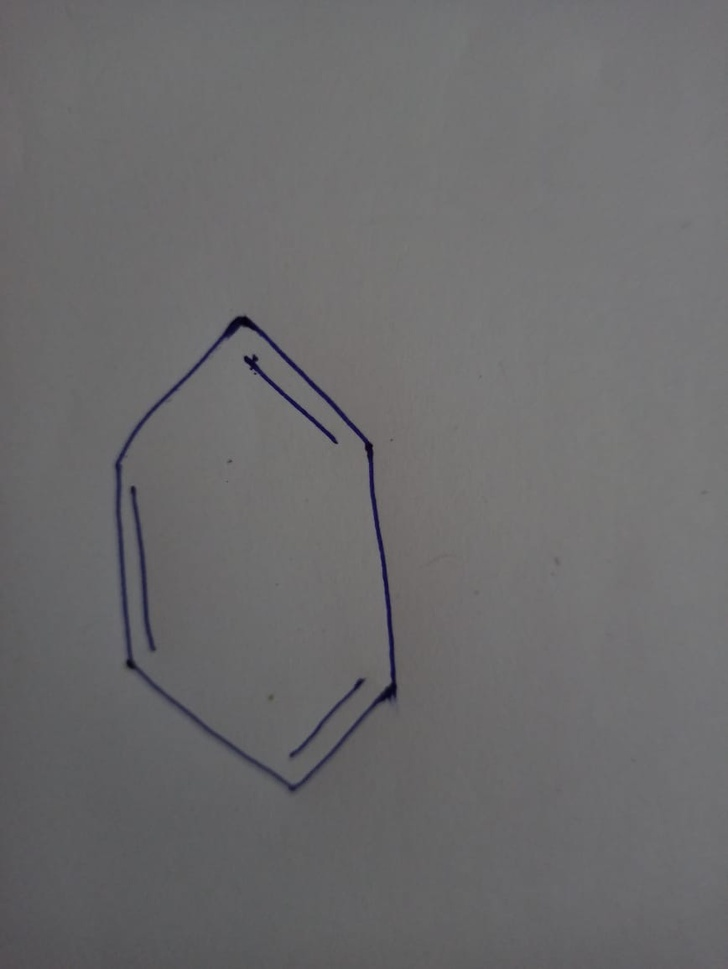
#> input picture t/basedata/train/benzene/v2.jpeg, 728 x 969 px, shrunk from 868 x 1156 before the run
$ jupyter execute test5.ipynb
#> lines starting #> are read from the running program, lines starting #| are printed output that depends on the picture; after the words box and inside, x2 and y2 are one past the last pixel; in counts of white or black regions, pixels touching at a corner belong together
[cell 1]
import numpy as np
import cv2
from matplotlib import pyplot as plt

img = cv2.imread('basedata/train/benzene/v2.jpeg')
#> img is the input picture: shape (969, 728, 3); mean B, G, R 108.1, 106.9, 107.5
gray = cv2.cvtColor(img,cv2.COLOR_BGR2GRAY)
ret, thresh = cv2.threshold(gray,0,255,cv2.THRESH_BINARY_INV+cv2.THRESH_OTSU)
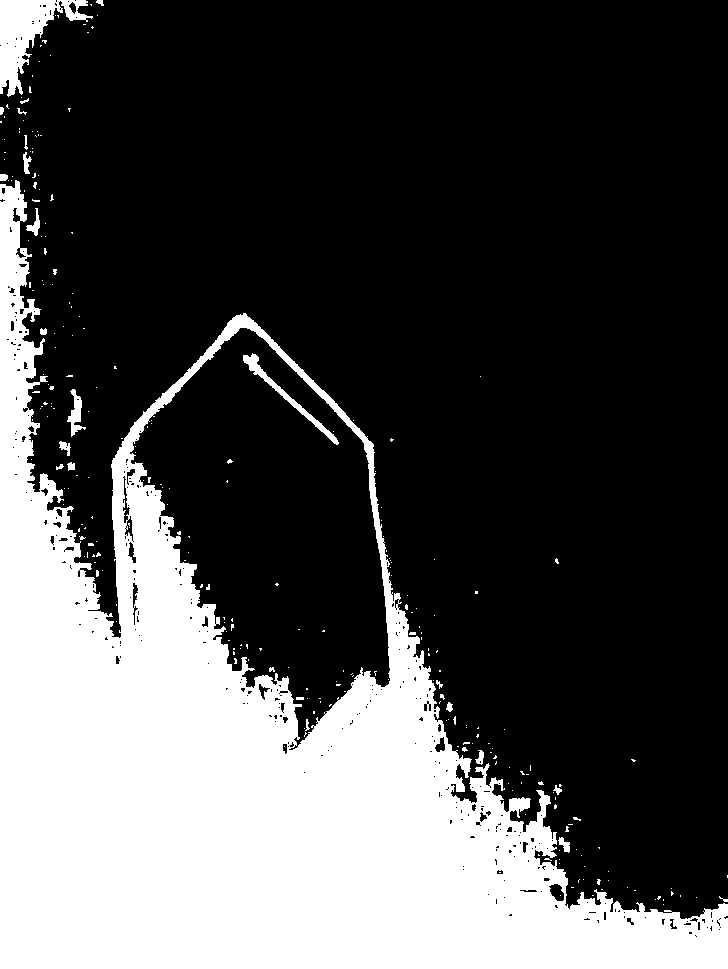
#> thresh: shape (969, 728); 29.8% white; 280 white regions (254 under 20 px), largest, box (x1, y1, x2, y2) and area: (0, 180, 728, 969) 203635, (0, 0, 93, 97) 3529, (243, 353, 339, 445) 819
#> ret = 103


kernel = np.ones((3,3),np.uint8)
opening = cv2.morphologyEx(thresh,cv2.MORPH_OPEN,kernel, iterations = 2)
#> opening: shape (969, 728); 29.1% white; 31 white regions (1 under 20 px), largest, box (x1, y1, x2, y2) and area: (0, 182, 728, 969) 199990, (0, 0, 56, 95) 2936, (243, 355, 270, 382) 286


sure_bg = cv2.dilate(opening,kernel,iterations=3)
#> sure_bg: shape (969, 728); 31.8% white; 13 white regions, largest, box (x1, y1, x2, y2) and area: (0, 171, 728, 969) 217974, (0, 0, 89, 98) 4169, (240, 352, 283, 394) 772


dist_transform = cv2.distanceTransform(opening,cv2.DIST_L2,5)
ret, sure_fg = cv2.threshold(dist_transform,0.7*dist_transform.max(),255,0)
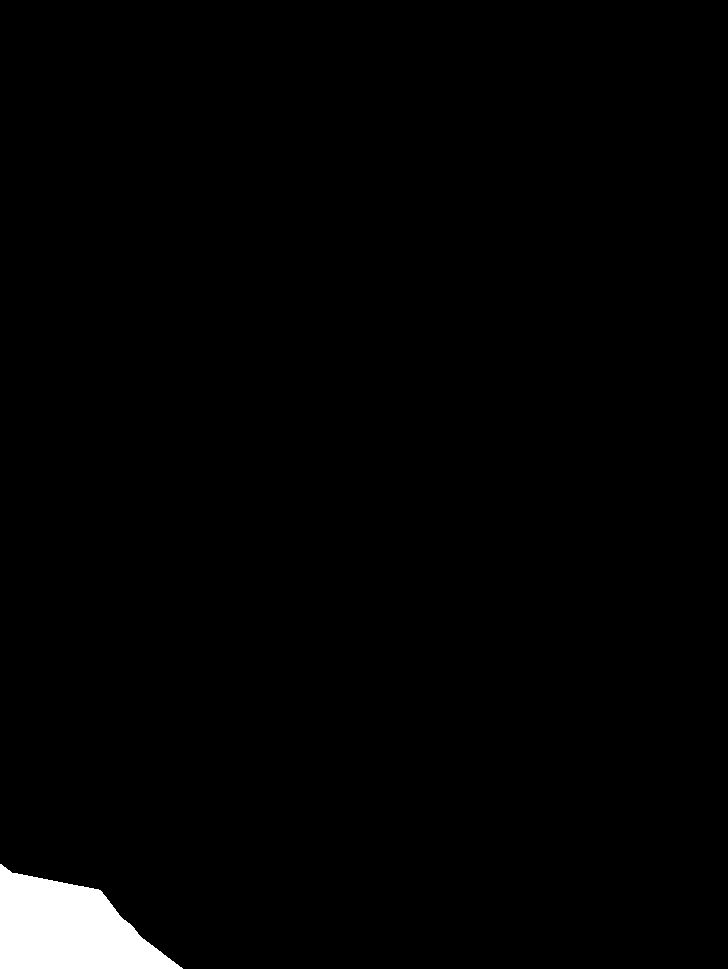
#> sure_fg: shape (969, 728) float32; 1.7% white; 1 white region, box (x1, y1, x2, y2) and area: (0, 864, 183, 969) 11901
#> ret = 229.5


sure_fg = np.uint8(sure_fg)
unknown = cv2.subtract(sure_bg,sure_fg)
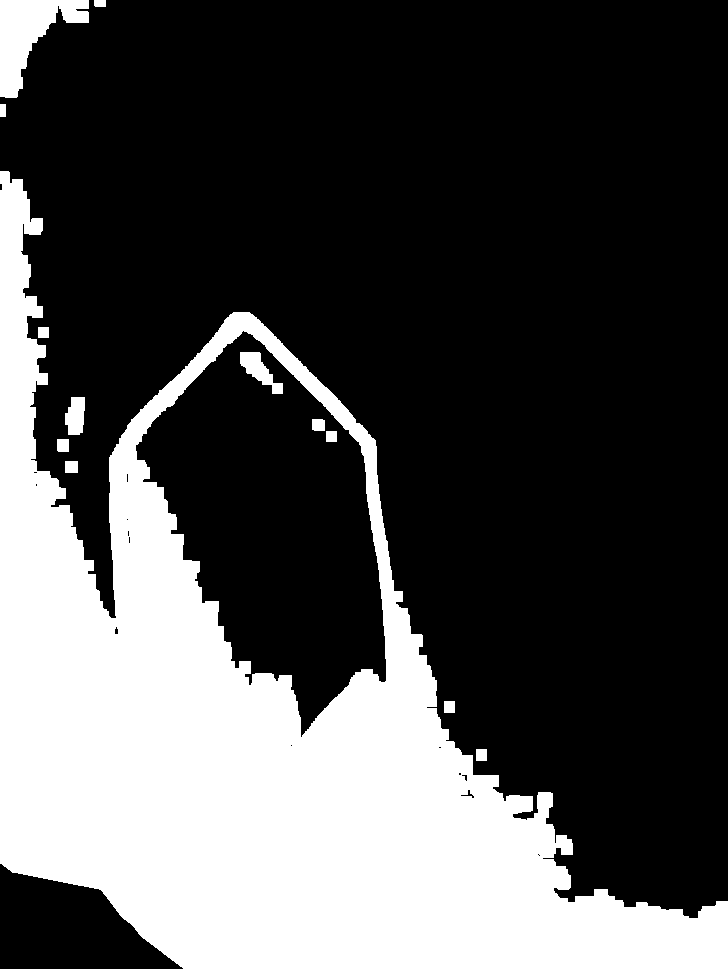
#> unknown: shape (969, 728); 30.2% white; 13 white regions, largest, box (x1, y1, x2, y2) and area: (0, 171, 728, 969) 206073, (0, 0, 89, 98) 4169, (240, 352, 283, 394) 772


ret, markers = cv2.connectedComponents(sure_fg)
#> ret = 2

markers = markers+1

markers[unknown==255] = 0
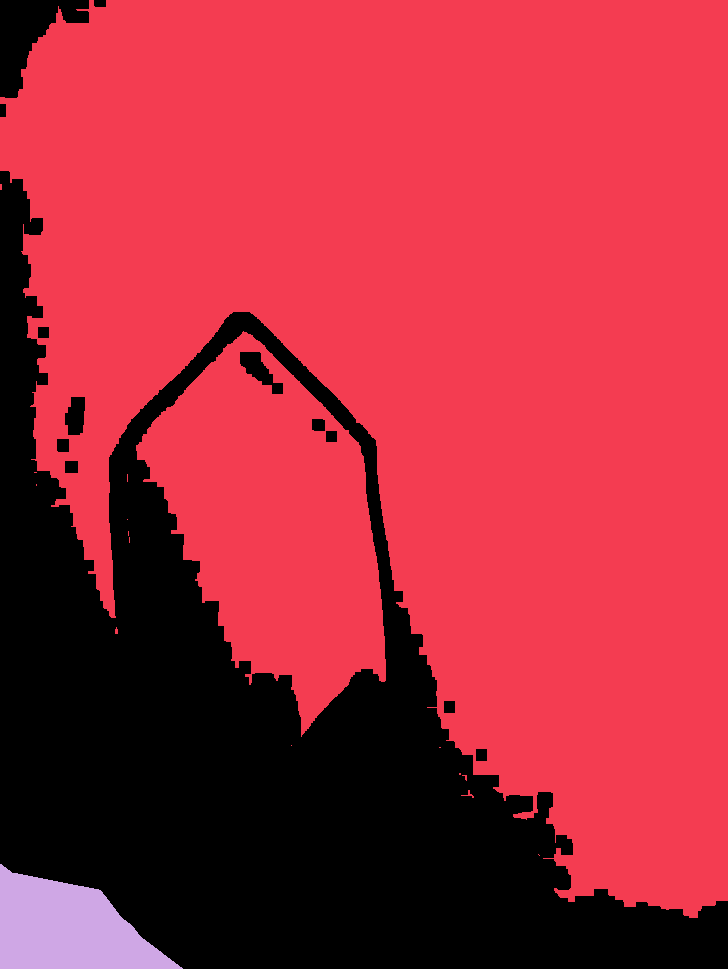
#> markers: shape (969, 728) int32; 3 distinct labels, from 0 to 2; one colour per label, 0 black


markers = cv2.watershed(img,markers)
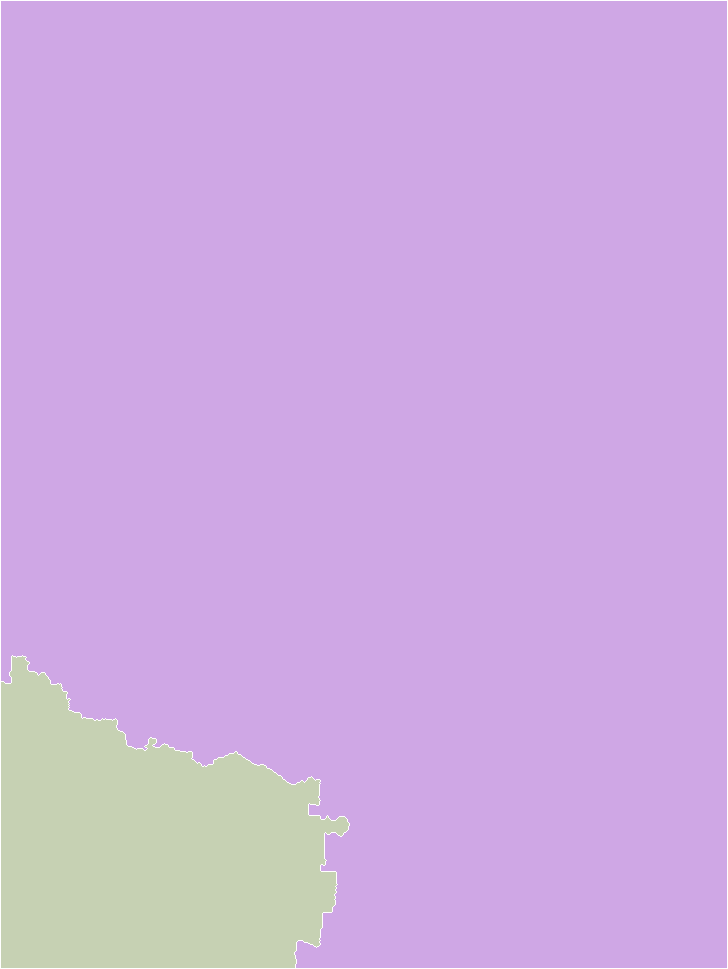
#> markers: shape (969, 728) int32; 3 distinct labels, from -1 to 2; one colour per label, 0 black, -1 white
img[markers == -1] = [255,0,0]
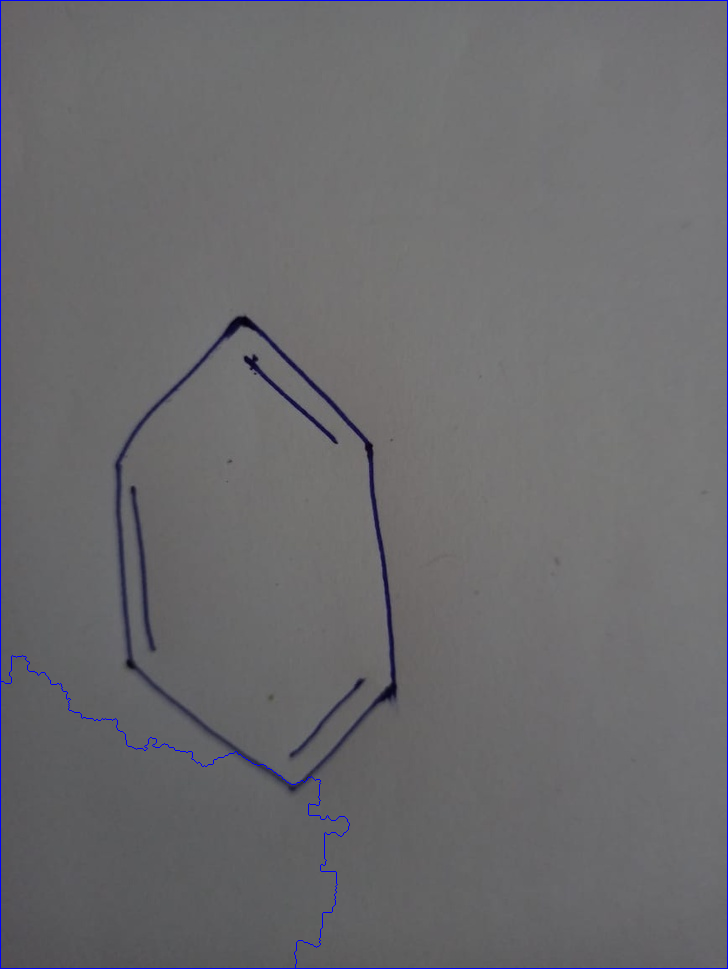
#> img: shape (969, 728, 3); 0.59% of pixels changed, all inside (x1, y1, x2, y2) = (0, 0, 728, 969)

cv2.imshow('Markers_v2', img)
cv2.waitKey(0)
cv2.destroyAllWindows()

$ run again, with t/basedata/train/benzene/v1.jpeg copied over t/basedata/train/benzene/v2.jpeg
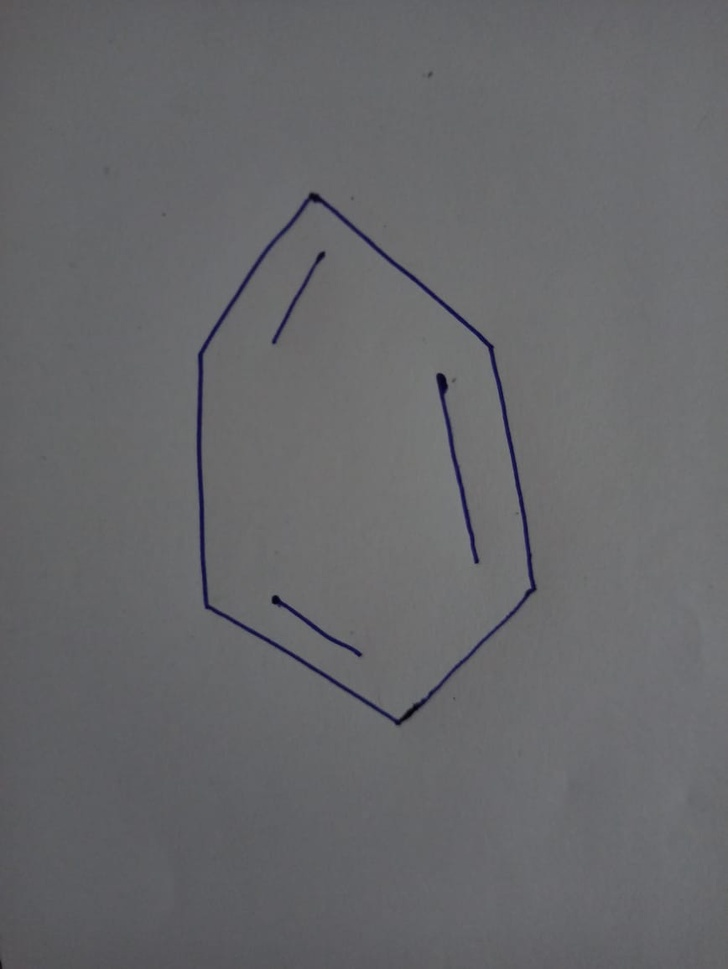
#> input picture t/basedata/train/benzene/v1.jpeg, 728 x 969 px, shrunk from 868 x 1156 before the run
#> img is the input picture: shape (969, 728, 3); mean B, G, R 106.3, 103.5, 103
#> `ret, thresh = cv2.threshold(gray,0,255,cv2.THRESH_BINARY_INV+cv2.THRES..`:
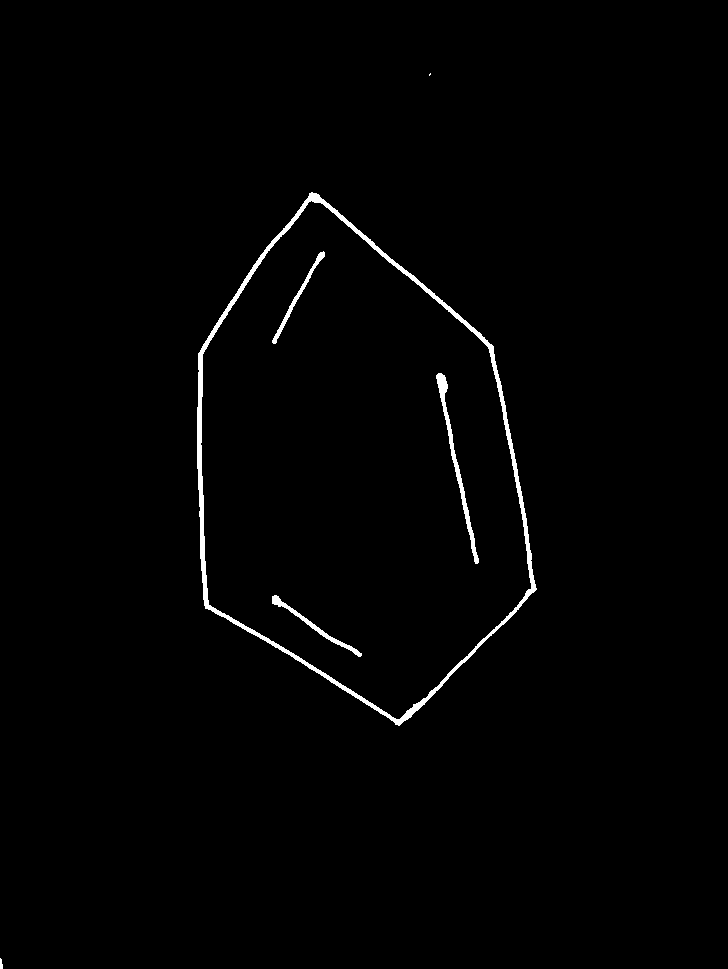
#> thresh: shape (969, 728); 1.1% white; 6 white regions (1 under 20 px), largest, box (x1, y1, x2, y2) and area: (197, 192, 537, 726) 5904, (436, 373, 479, 564) 919, (272, 595, 362, 657) 496, (272, 251, 325, 344) 431, (0, 958, 3, 969) 26
#> `ret, thresh = cv2.threshold(gray,0,255,cv2.THRESH_BINARY_INV+cv2.THRES..`: ret = 71
#> opening: shape (969, 728); 0.24% white; 21 white regions (1 under 20 px), largest, box (x1, y1, x2, y2) and area: (437, 374, 448, 398) 193, (197, 407, 202, 443) 180, (403, 703, 421, 720) 141
#> sure_bg: shape (969, 728); 0.68% white; 13 white regions, largest, box (x1, y1, x2, y2) and area: (197, 533, 212, 609) 849, (194, 404, 205, 472) 748, (195, 350, 206, 400) 550
#> `ret, sure_fg = cv2.threshold(dist_transform,0.7*dist_transform.max(),2..`: ret = 3.5
#> `ret, markers = cv2.connectedComponents(sure_fg)`: ret = 7
#> `img[markers == -1] = [255,0,0]`:
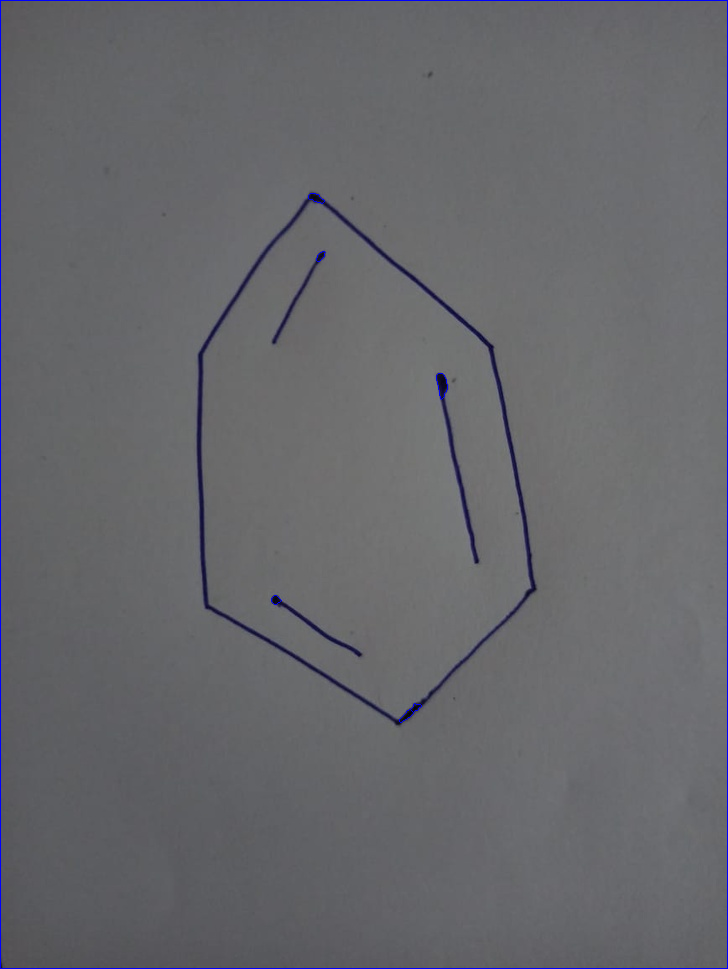
#> img: shape (969, 728, 3); 0.51% of pixels changed, all inside (x1, y1, x2, y2) = (0, 0, 728, 969)

$ run again, with t/basedata/train/benzene/v10.jpeg copied over t/basedata/train/benzene/v2.jpeg
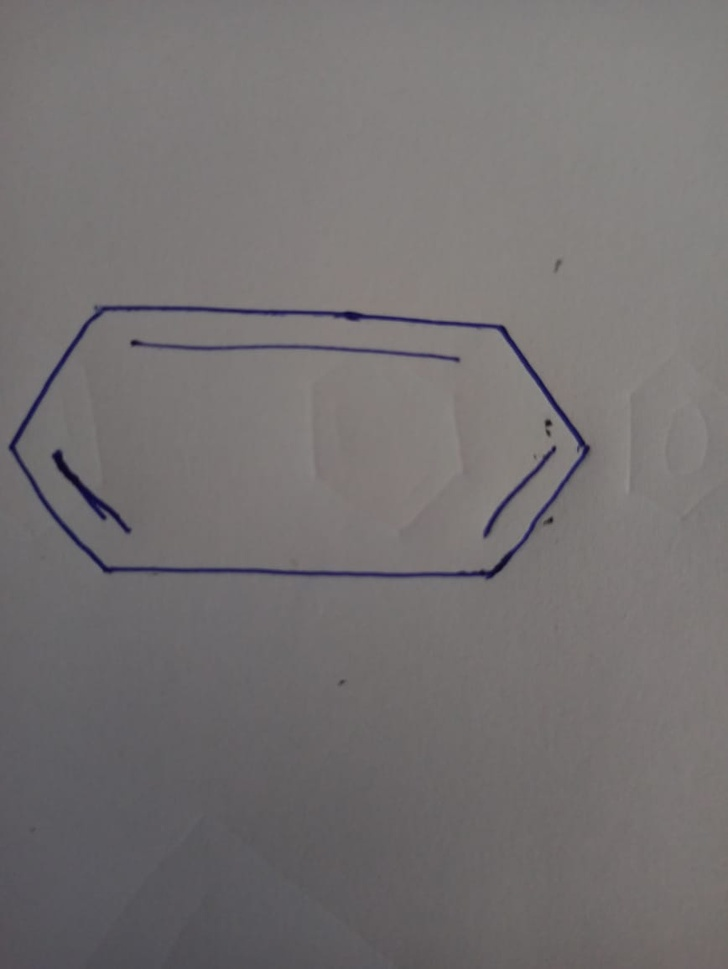
#> input picture t/basedata/train/benzene/v10.jpeg, 728 x 969 px, shrunk from 868 x 1156 before the run
#> img is the input picture: shape (969, 728, 3); mean B, G, R 113.8, 113.4, 117
#> `ret, thresh = cv2.threshold(gray,0,255,cv2.THRESH_BINARY_INV+cv2.THRES..`:
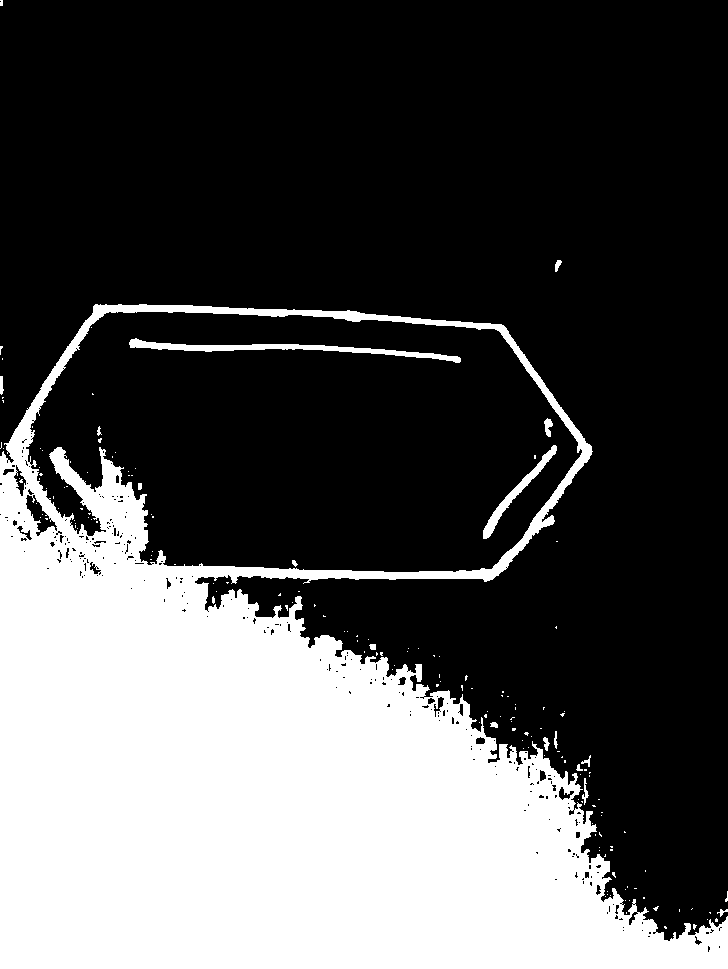
#> thresh: shape (969, 728); 31.9% white; 167 white regions (150 under 20 px), largest, box (x1, y1, x2, y2) and area: (0, 304, 728, 969) 221418, (129, 338, 461, 363) 1859, (483, 445, 557, 539) 886
#> `ret, thresh = cv2.threshold(gray,0,255,cv2.THRESH_BINARY_INV+cv2.THRES..`: ret = 109
#> opening: shape (969, 728); 31.4% white; 17 white regions, largest, box (x1, y1, x2, y2) and area: (0, 304, 728, 969) 218272, (130, 339, 299, 352) 1014, (483, 446, 557, 538) 878
#> sure_bg: shape (969, 728); 34.4% white; 5 white regions, box (x1, y1, x2, y2) and area: (0, 301, 728, 969) 236778, (127, 336, 463, 366) 4023, (480, 443, 560, 541) 1910, (0, 373, 6, 397) 144, (367, 641, 379, 653) 143
#> `ret, sure_fg = cv2.threshold(dist_transform,0.7*dist_transform.max(),2..`: ret = 276.5
#> `ret, markers = cv2.connectedComponents(sure_fg)`: ret = 2
#> `img[markers == -1] = [255,0,0]`:
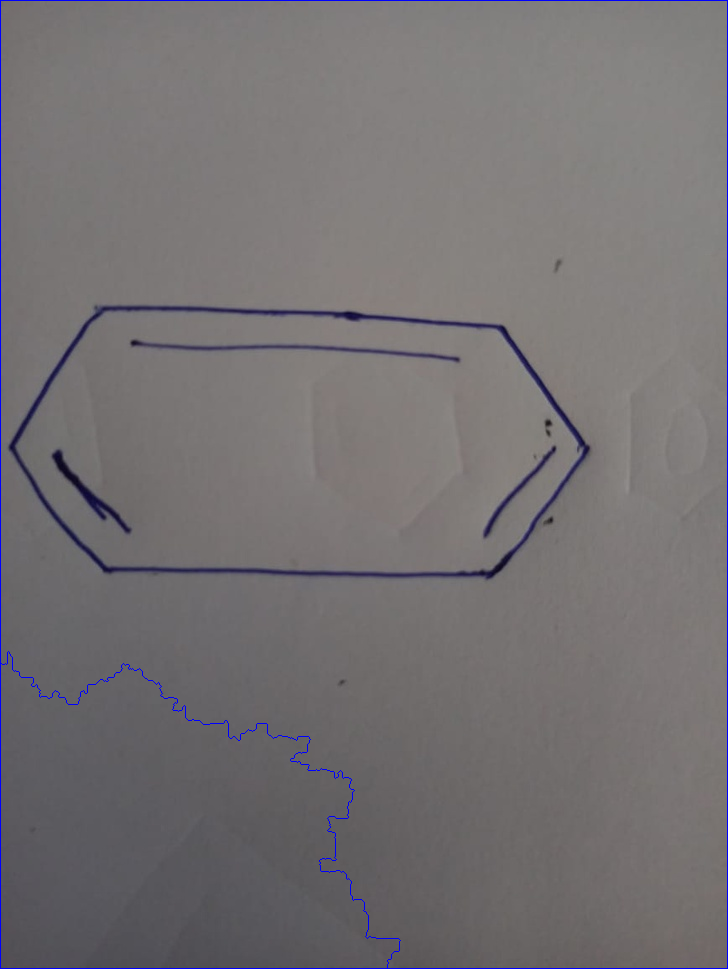
#> img: shape (969, 728, 3); 0.61% of pixels changed, all inside (x1, y1, x2, y2) = (0, 0, 728, 969)
